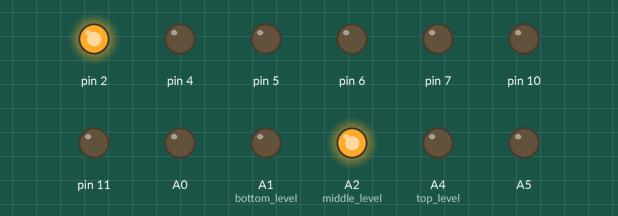
This sketch was run on a simulated Arduino Uno, built with avr-gcc and run on an emulated ATmega328P. On the bench: output pins drawn as LEDs (lit = HIGH).

Above: at 0.05 s.
At 1.05 s:
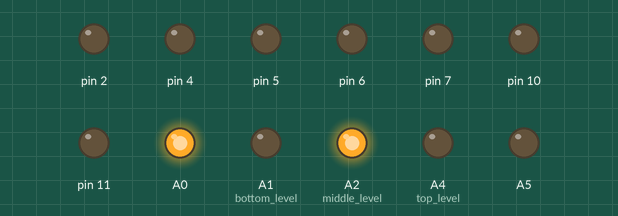
At 2.05 s:
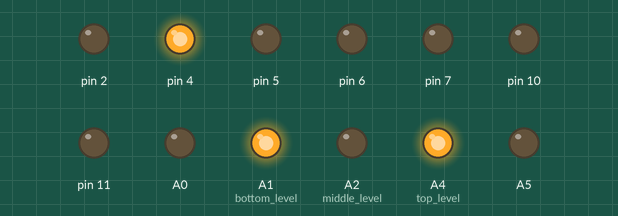
At 4.05 s:
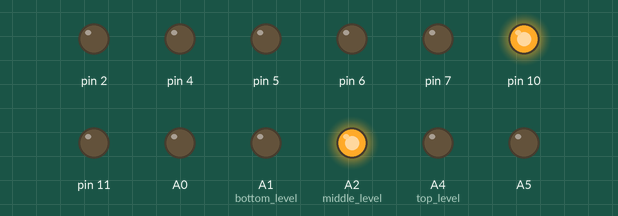
At 6.05 s:
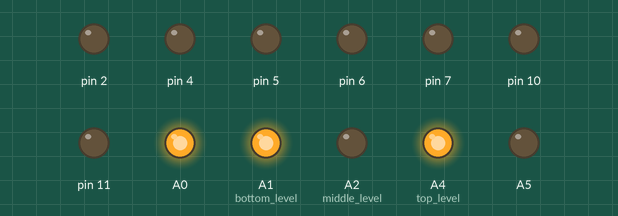
At 8.15 s:
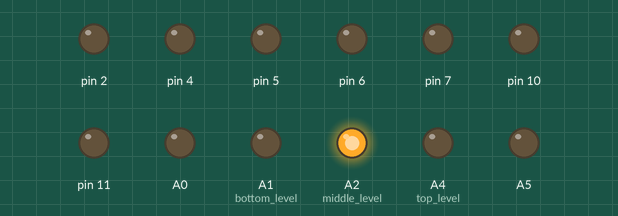
Timing chart, 0 to 8.4 s (numbered marks = the images above):
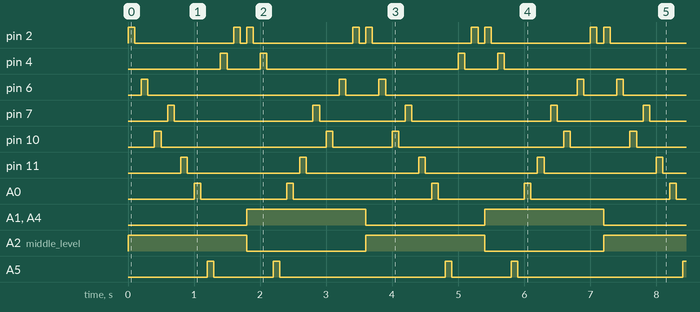

The sketch:

All_the_columns.ino
```cpp
void setup() {
   pinMode(2, OUTPUT);
   pinMode(4, OUTPUT);
   pinMode(5, OUTPUT);
   pinMode(6, OUTPUT);
   pinMode(7, OUTPUT);
   pinMode(10, OUTPUT);
   pinMode(A5, OUTPUT);
    pinMode(A0, OUTPUT);
    pinMode(11, OUTPUT);
    pinMode(A4, OUTPUT);//top level
    pinMode(A2, OUTPUT);//middle level
    pinMode(A1, OUTPUT);// bottom level
}

void loop(){


  digitalWrite(A2,HIGH);

  digitalWrite(2,HIGH);
    delay(100);
  digitalWrite(2,LOW);
    delay(100);


  digitalWrite(6, HIGH);
    delay(100);
  digitalWrite(6, LOW);
    delay(100);
  digitalWrite(10, HIGH);
    delay(100);
  digitalWrite(10, LOW);
    delay(100);


  digitalWrite(7,HIGH);
    delay(100);
  digitalWrite(7,LOW);
    delay(100);


  digitalWrite(11, HIGH);
    delay(100);
  digitalWrite(11, LOW);
    delay(100);


  digitalWrite(A0, HIGH);
    delay(100);
  digitalWrite(A0, LOW);
    delay(100);


  digitalWrite(A5, HIGH);
    delay(100);
  digitalWrite(A5, LOW);
    delay(100);


  digitalWrite(4, HIGH);
    delay(100);
  digitalWrite(4, LOW);
    delay(100);

 digitalWrite(2, HIGH);
    delay(100);
  digitalWrite(2, LOW);
    delay(100);

  digitalWrite(A2, LOW);
  digitalWrite(A4, HIGH);
  digitalWrite(A1, HIGH);

  digitalWrite(2, HIGH);
    delay(100);
  digitalWrite(2, LOW);
    delay(100);

  digitalWrite(4, HIGH);
    delay(100);
  digitalWrite(4, LOW);
    delay(100);

  digitalWrite(A5, HIGH);
    delay(100);
  digitalWrite(A5, LOW);
    delay(100);

  digitalWrite(A0, HIGH);
    delay(100);
  digitalWrite(A0, LOW);
    delay(100);

  digitalWrite(11, HIGH);
    delay(100);
  digitalWrite(11, LOW);
    delay(100);

  digitalWrite(7, HIGH);
    delay(100);
  digitalWrite(7, LOW);
    delay(100);

  digitalWrite(10, HIGH);
    delay(100);
  digitalWrite(10, LOW);
    delay(100);

  digitalWrite(6, HIGH);
    delay(100);
  digitalWrite(6, LOW);
    delay(100);

  digitalWrite(2, HIGH);
    delay(100);
  digitalWrite(2, LOW);
    delay(100);

digitalWrite(A2, HIGH);
digitalWrite(A4, LOW);
digitalWrite(A1, LOW);


}
```

Measured:
- by itself, pin 2: repeats every 1.8 s: LOW 1.5 s, HIGH 0.10 s, LOW 0.10 s, HIGH 0.10 s
- by itself, pin 4: repeats every 3.6 s: LOW 0.50 s, HIGH 0.10 s, LOW 2.9 s, HIGH 0.10 s
- by itself, pin 6: repeats every 3.6 s: LOW 2.9 s, HIGH 0.10 s, LOW 0.50 s, HIGH 0.10 s
- by itself, pin 7: repeats every 3.6 s: LOW 2.1 s, HIGH 0.10 s, LOW 1.3 s, HIGH 0.10 s
- by itself, pin 10: repeats every 3.6 s: LOW 2.5 s, HIGH 0.10 s, LOW 0.90 s, HIGH 0.10 s
- by itself, pin 11: alternates HIGH for 0.10 s and LOW for 1.7 s
- by itself, A0: repeats every 3.6 s: LOW 1.3 s, HIGH 0.10 s, LOW 2.1 s, HIGH 0.10 s
- by itself, A1 (bottom_level), A2 (middle_level), A4 (top_level): alternates HIGH for 1.8 s and LOW for 1.8 s
